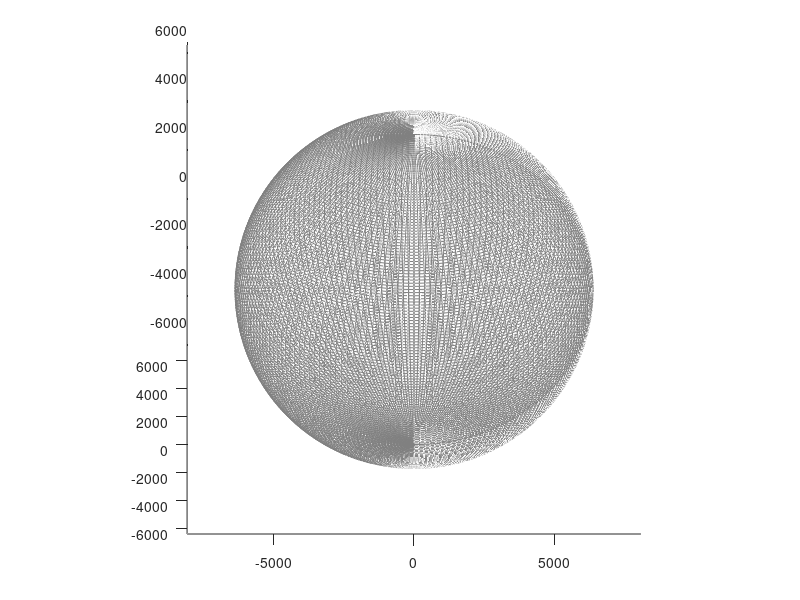

Write the MATLAB code that produced this figure. (Note: this script raises an error after producing the figure.)
%% %%%%%%%%%%%%%%%%%%%%%%%%%%%%%%%%%%%%%%%%%%%%%%%%%%%%%%%%%%%%%%%%%%%%%%%%%%%%
% Copyright 2021 by California Institute of Technology.  ALL RIGHTS RESERVED. %
% United  States  Government  sponsorship  acknowledged.   Any commercial use %
% must   be  negotiated  with  the  Office  of  Technology  Transfer  at  the %
% California Institute of Technology.                                         %
%                                                                             %
% This software may be subject to  U.S. export control laws  and regulations. %
% By accepting this document,  the user agrees to comply  with all applicable %
% U.S. export laws and regulations.  User  has the responsibility  to  obtain %
% export  licenses,  or  other  export  authority  as may be required  before %
% exporting  such  information  to  foreign  countries or providing access to %
% foreign persons.                                                            %
%                                                                             %
% This  software  is a copy  and  may not be current.  The latest  version is %
% maintained by and may be obtained from the Mobility  and  Robotics  Sytstem %
% Section (347) at the Jet  Propulsion  Laboratory.   Suggestions and patches %
% are welcome and should be sent to the software's maintainer.                %
%                                                                             %
%%%%%%%%%%%%%%%%%%%%%%%%%%%%%%%%%%%%%%%%%%%%%%%%%%%%%%%%%%%%%%%%%%%%%%%%%%%%%%%

%% Textured 3D Earth example
% Code adapted from: https://www.mathworks.com/matlabcentral/fileexchange/13823-3d-earth-example

%% Options

space_color = 'w';
npanels = 180;   % Number of globe panels around the equator deg/panel = 360/npanels
alpha   = 1; % globe transparency level, 1 = opaque, through 0 = invisible
%GMST0 = []; % Don't set up rotatable globe (ECEF)
GMST0 = 4.89496121282306; % Set up a rotatable globe at J2000.0

% Earth texture image
% Anything imread() will handle, but needs to be a 2:1 unprojected globe
% image.

image_file = 'http://upload.wikimedia.org/wikipedia/commons/thumb/c/cd/Land_ocean_ice_2048.jpg/1024px-Land_ocean_ice_2048.jpg';

% Mean spherical earth

erad    = 1e-3*6371008.7714; % [km] equatorial radius
prad    = 1e-3*6371008.7714; % [km] polar radius 
erot    = 7.2921158553e-5; % earth rotation rate (radians/sec)

%% Create figure

% h1=figure()
% set(h1,'Color', space_color, 'units','normalized','outerposition',[0 0 1 1]);

hold on;

% Turn off the normal axes

% set(gca, 'NextPlot','add', 'Visible','off');

axis equal;
axis auto;

% Set initial view

view(0,30);

axis vis3d;

%% Create wireframe globe

% Create a 3D meshgrid of the sphere points using the ellipsoid function

[x, y, z] = ellipsoid(0, 0, 0, erad, erad, prad, npanels);

globe = surf(x, y, -z, 'FaceColor', 'none', 'EdgeColor', 0.5*[1 1 1]);

if ~isempty(GMST0)
    hgx = hgtransform;
    set(hgx,'Matrix', makehgtform('zrotate',GMST0));
    set(globe,'Parent',hgx);
end

%% Texturemap the globe

% Load Earth image for texture map

cdata = imread(image_file);

% Set image as color data (cdata) property, and set face color to indicate
% a texturemap, which Matlab expects to be in cdata. Turn off the mesh edges.

% set(globe, 'FaceColor', 'texturemap', 'CData', cdata, 'FaceAlpha', alpha, 'EdgeColor', 'none');

cdata_time = cdata;
idx_time_earth_example = mod( floor(size(cdata,2)*time_earth_example/86400), size(cdata,2)) + 1;
if idx_time_earth_example == 1
    cdata_time = cdata;
else
    %     cdata_time(:,1:size(cdata,2)-idx_time_earth_example,:) = cdata(:,idx_time_earth_example+1:size(cdata,2),:);
    %     cdata_time(:,size(cdata,2)-idx_time_earth_example+1:size(cdata,2),:) = cdata(:,1:idx_time_earth_example,:);
    
    cdata_time(:,1:idx_time_earth_example,:) = cdata(:,size(cdata,2)-idx_time_earth_example+1:size(cdata,2),:);
    cdata_time(:,idx_time_earth_example+1:size(cdata,2),:) = cdata(:,1:size(cdata,2)-idx_time_earth_example,:);
end

set(globe, 'FaceColor', 'texturemap', 'CData', cdata_time, 'FaceAlpha', alpha, 'EdgeColor', 'none');
